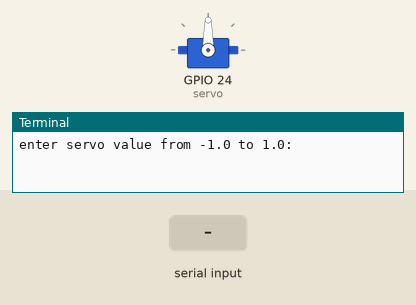
Simulated run of this program. Board: Raspberry Pi (BCM pin numbers). Shown: servo, the last lines printed to the terminal. The test bench sets the inputs (shaded band). Servo angles are drawn from the pulse width (0.5 ms = 0°, 2.5 ms = 180°).

Above: at 1.2 s.
1.3 s: "1" typed at the terminal, then Enter
At 1.8 s:
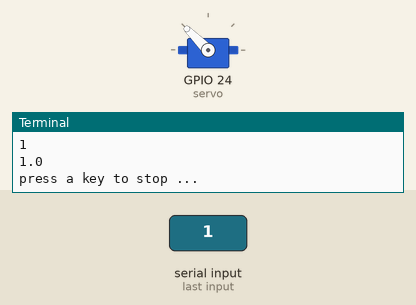
Timing chart, 0 to 4.3 s (numbered marks = the images above; inputs shaded):
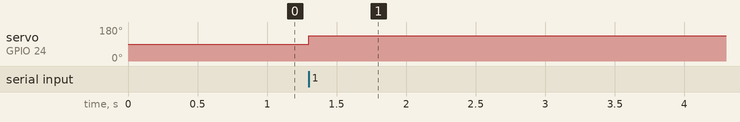

Measured:
- after the input at 1.3 s, servo on GPIO 24 (servo): 90° → 135° at once

The program:

servo_read.py
```python
#!/usr/bin/env python3

from gpiozero import Servo
from time import sleep
servo = Servo(24)

try:
    servo.detach()

    while(True):
        value = float(input("enter servo value from -1.0 to 1.0: "))
        servo.value = value
        print(servo.value)
        input("press a key to stop ...")
        servo.detach()

except Exception as e:
    print("ERROR",e)
```
